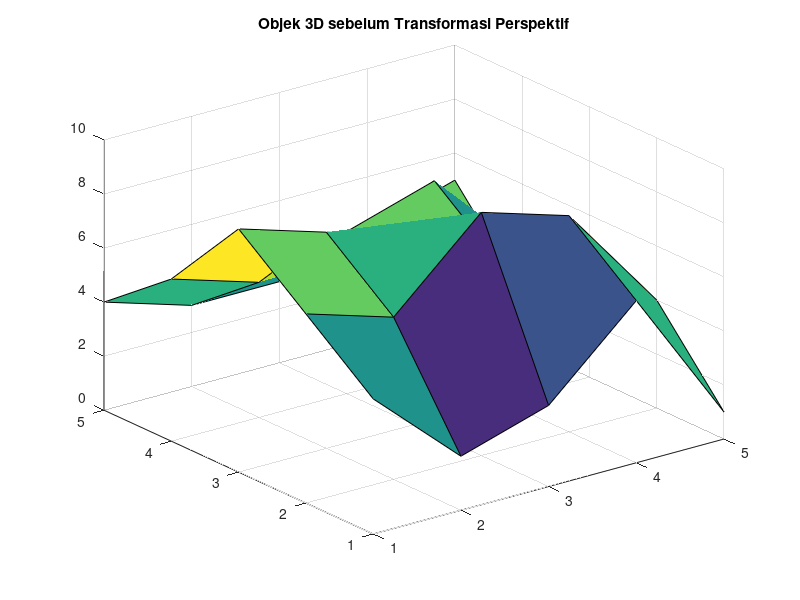

MATLAB code to generate this figure: (Note: this script raises an error after producing the figure.)
% Membuat objek 3D
[x, y] = meshgrid(1:5, 1:5);
z = [5 2 3 6 1; 7 6 9 8 4; 9 8 7 5 3; 6 5 6 7 2; 4 3 3 4 5];

% Menampilkan objek 3D
figure;
surf(x, y, z);
title('Objek 3D sebelum Transformasi Perspektif');

% Menentukan transformasi perspektif
originalPoints = [1, 1; 5, 1; 5, 5; 1, 5];
desiredPoints = [2, 2; 4, 2; 5, 4; 1, 4];
tform = fitgeotrans(originalPoints, desiredPoints, 'projective');

% Menerapkan transformasi perspektif pada objek 3D
[xTransformed, yTransformed] = transformPointsForward(tform, x(:), y(:));
zTransformed = z(:);  % Tidak ada perubahan pada sumbu z

% Menampilkan hasil transformasi perspektif
figure;
scatter3(xTransformed, yTransformed, zTransformed, 'filled');
title('Objek 3D setelah Transformasi Perspektif');
